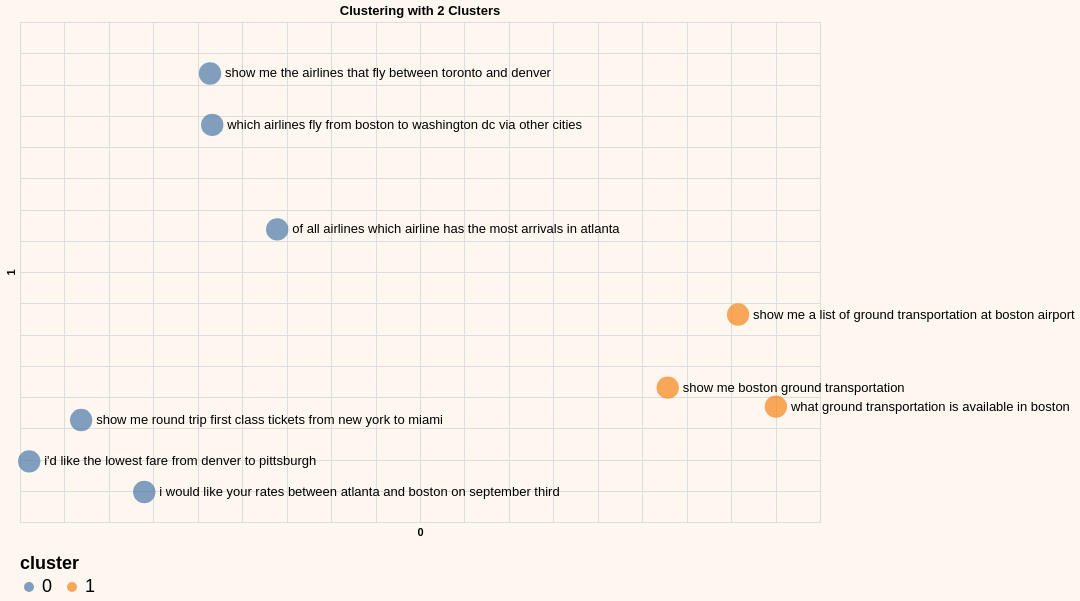

Here is the notebook cell this chart was saved with:
### Code cell
# Plot on a chart
df_clust.columns = df_clust.columns.astype(str)
generate_chart(df_clust.iloc[:sample],'0','1',lbl='on',color='cluster',title='Clustering with 2 Clusters')

### Figure 1 — Vega-Lite specification as saved in the notebook (floating-point values rounded to 4 significant figures; data arrays with more than 128 entries replaced by an {"elided": "..."} marker saying what was removed)
{"config": {"view": {"continuousWidth": 300, "continuousHeight": 300}, "background": "#FDF7F0", "legend": {"labelFontSize": 18, "orient": "bottom", "titleFontSize": 18}}, "layer": [{"mark": {"type": "circle", "size": 500}, "encoding": {"color": {"field": "cluster", "type": "nominal"}, "tooltip": [{"field": "query", "type": "nominal"}], "x": {"axis": {"domain": false, "labels": false, "ticks": false}, "field": "0", "scale": {"zero": false}, "type": "quantitative"}, "y": {"axis": {"domain": false, "labels": false, "ticks": false}, "field": "1", "scale": {"zero": false}, "type": "quantitative"}}}, {"mark": {"type": "text", "align": "left", "baseline": "middle", "color": "black", "dx": 15, "size": 13}, "encoding": {"color": {"value": "black"}, "text": {"field": "query", "type": "nominal"}, "tooltip": [{"field": "query", "type": "nominal"}], "x": {"axis": {"domain": false, "labels": false, "ticks": false}, "field": "0", "scale": {"zero": false}, "type": "quantitative"}, "y": {"axis": {"domain": false, "labels": false, "ticks": false}, "field": "1", "scale": {"zero": false}, "type": "quantitative"}}}], "data": {"name": "data-c69396d33a5866ed50c40485cb3e0135"}, "height": 500, "title": "Clustering with 2 Clusters", "width": 800, "$schema": "https://vega.github.io/schema/vega-lite/v5.20.1.json", "datasets": {"data-c69396d33a5866ed50c40485cb3e0135": [{"query": " which airlines fly from boston to washington dc via other cities", "query_embeds": {"elided": "1536 float values"}, "0": -0.08375, "1": 0.4354, "cluster": "0"}, {"query": " show me the airlines that fly between toronto and denver", "query_embeds": {"elided": "1536 float values"}, "0": -0.08622, "1": 0.5176, "cluster": "0"}, {"query": " show me round trip first class tickets from new york to miami", "query_embeds": {"elided": "1536 float values"}, "0": -0.2312, "1": -0.03686, "cluster": "0"}, {"query": " i'd like the lowest fare from denver to pittsburgh", "query_embeds": {"elided": "1536 float values"}, "0": -0.2897, "1": -0.103, "cluster": "0"}, {"query": " show me a list of ground transportation at boston airport", "query_embeds": {"elided": "1536 float values"}, "0": 0.5078, "1": 0.1319, "cluster": "1"}, {"query": " show me boston ground transportation", "query_embeds": {"elided": "1536 float values"}, "0": 0.4287, "1": 0.01496, "cluster": "1"}, {"query": " of all airlines which airline has the most arrivals in atlanta", "query_embeds": {"elided": "1536 float values"}, "0": -0.01064, "1": 0.2682, "cluster": "0"}, {"query": " what ground transportation is available in boston", "query_embeds": {"elided": "1536 float values"}, "0": 0.5504, "1": -0.0154, "cluster": "1"}, {"query": " i would like your rates between atlanta and boston on september third", "query_embeds": {"elided": "1536 float values"}, "0": -0.1602, "1": -0.152, "cluster": "0"}]}}
